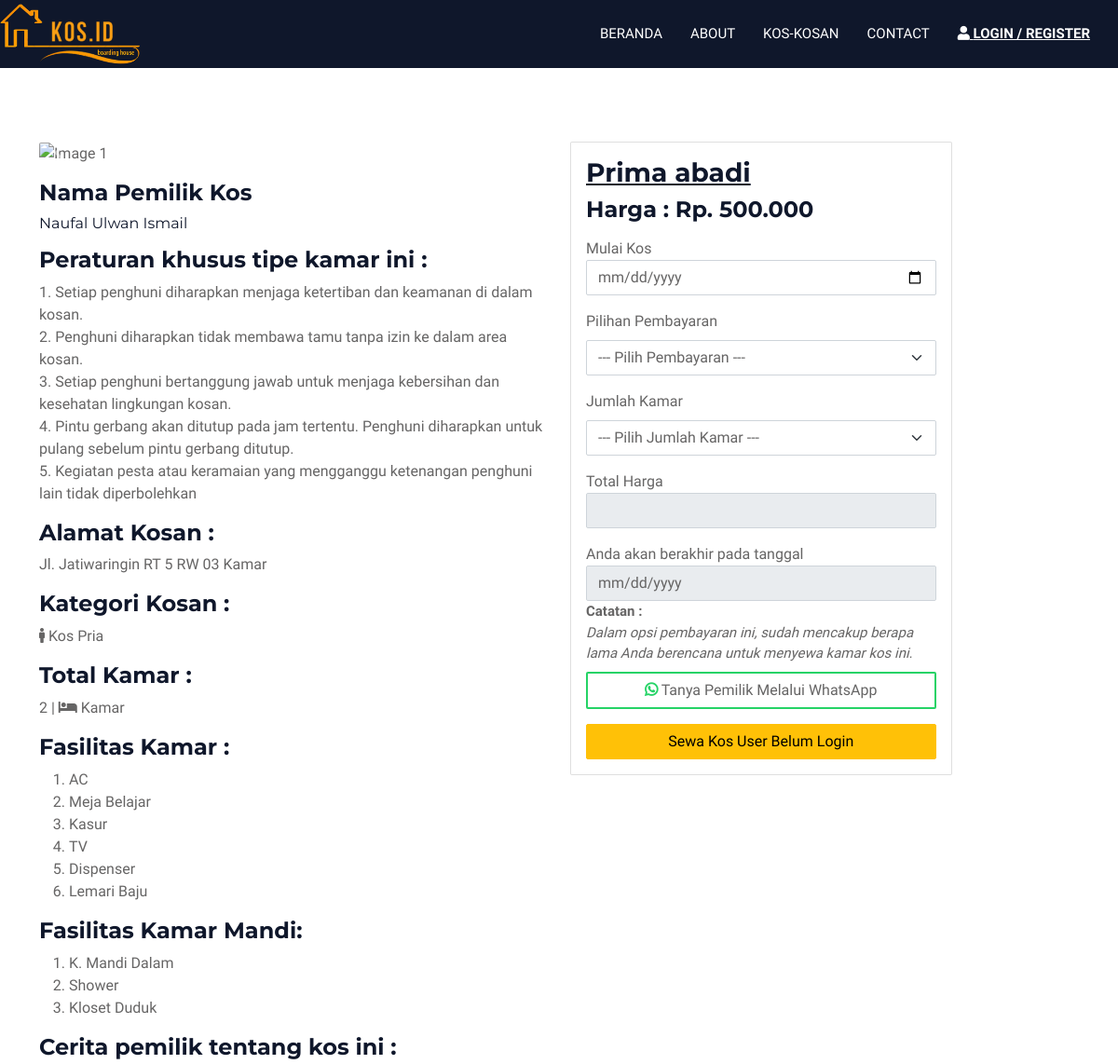
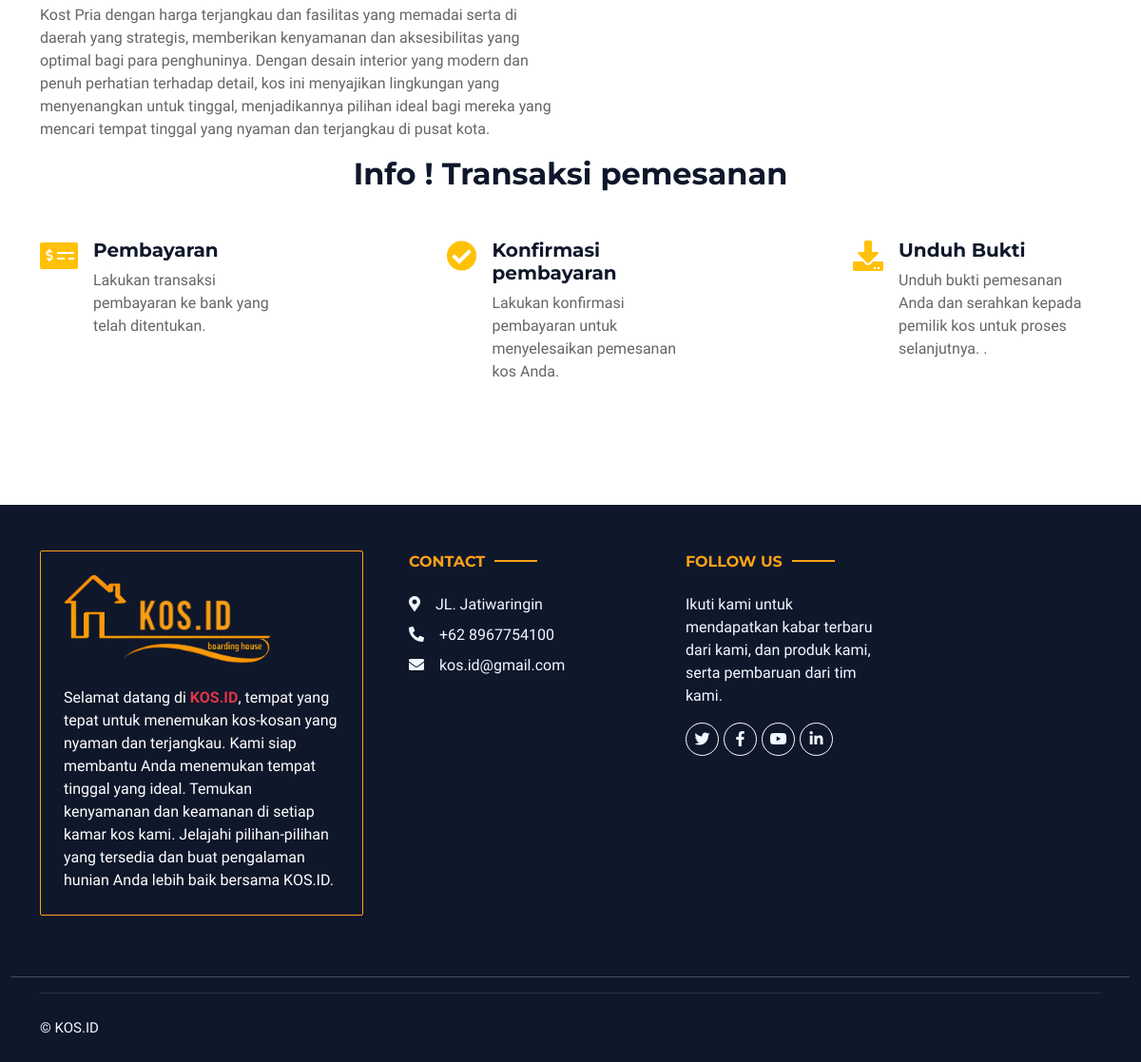
Page /pages/Detail_kos/index/2 on the committed database (2 pictures, top to bottom).
### tables this page shows
CREATE TABLE `kos` (
  `id` int(11) NOT NULL,
  `user_id` int(11) NOT NULL,
  `nama_kos` varchar(255) NOT NULL,
  `kategori` varchar(50) NOT NULL,
  `fasilitas_kamar` text NOT NULL,
  `fasilitas_kamar_mandi` text NOT NULL,
  `jumlah_kamar` int(11) NOT NULL,
  `harga` int(11) NOT NULL,
  `peraturan` text DEFAULT NULL,
  `deskripsi` text DEFAULT NULL,
  `alamat_kos` varchar(255) NOT NULL,
  `nomor_rekening` varchar(50) DEFAULT NULL,
  `bank` varchar(50) DEFAULT NULL,
  `foto_kos_1` varchar(255) DEFAULT NULL,
  `foto_kos_2` varchar(255) DEFAULT NULL,
  `foto_kos_3` varchar(255) DEFAULT NULL,
  `foto_kos_4` varchar(255) DEFAULT NULL,
  `foto_kos_5` varchar(255) DEFAULT NULL,
  `tanggal_buka` timestamp NOT NULL DEFAULT current_timestamp() ON UPDATE current_timestamp()
);

CREATE TABLE `user` (
  `id` int(11) NOT NULL,
  `nomor_ktp` varchar(20) NOT NULL,
  `nama_lengkap` varchar(255) NOT NULL,
  `jenis_kelamin` varchar(10) DEFAULT NULL,
  `no_telpon` varchar(15) DEFAULT NULL,
  `alamat_lengkap` text DEFAULT NULL,
  `email` varchar(255) DEFAULT NULL,
  `username` varchar(50) NOT NULL,
  `password` varchar(255) NOT NULL,
  `role` varchar(20) DEFAULT NULL
);

### application/controllers/pages/Detail_kos.php (called while the page is built, shortened)
<?php
class Detail_kos extends CI_Controller
{
    public function index($id)
    {
        $data['kos_detail'] = $this->model_kos->get_kos_by_id($id);
        $username = $this->session->userdata('username');
        $user_data = $this->model_user->getUserIDByUsername($username);
        $data['user_id'] = $user_data['id'];
		$data['jenis_kelamin'] = $user_data['jenis_kelamin'];
        $dataa['kos_home'] = $this->model_kos->get_kos_home();
        $this->load->view('templates/header');
        $this->load->view('templates/navbar');
        $this->load->view('detail_kos', $data, $dataa);
        $this->load->view('templates/footer');
        $this->load->view('templates/script');
    }
}

### index.php (called while the page is built, shortened)
<?php
require_once BASEPATH.'core/CodeIgniter.php';

### application/models/model_kos.php (called while the page is built, shortened)
<?php
class Model_kos extends CI_Model
{
    public function get_kos_by_id($id)
    {
        $this->db->select('User.id AS user_id, User.username, User.nama_lengkap, User.no_telpon, Kos.id AS kos_id, Kos.nama_kos, Kos.nomor_rekening, Kos.bank, Kos.alamat_kos, Kos.kategori, Kos.fasilitas_kamar, Kos.fasilitas_kamar_mandi, Kos.jumlah_kamar, Kos.harga, Kos.peraturan, Kos.deskripsi, Kos.foto_kos_1, Kos.foto_kos_2, Kos.foto_kos_3, Kos.foto_kos_4, Kos.foto_kos_5, kos.id');
        $this->db->from('User');
        $this->db->join('Kos', 'User.id = Kos.user_id');
        $this->db->where('Kos.id', $id);
        $query = $this->db->get();
        return $query->result();
    }
    public function get_kos_home()
    {
        $this->db->select('User.id AS user_id, User.username, Kos.id AS kos_id, Kos.nama_kos, Kos.alamat_kos, Kos.kategori, Kos.fasilitas_kamar, Kos.fasilitas_kamar_mandi, Kos.jumlah_kamar, Kos.harga, Kos.peraturan, Kos.deskripsi, Kos.alamat_kos, Kos.foto_kos_1, Kos.foto_kos_2, Kos.foto_kos_3, Kos.foto_kos_4, Kos.foto_kos_5, Kos.id AS kos_id');
        $this->db->from('User');
        $this->db->join('Kos', 'User.id = Kos.user_id');
        $query = $this->db->get();
        return $query->result();
    }
}

### application/views/detail_kos.php (the view, shortened to what this page needs)
<div class="container detail_kos pt-5">
    <div class="row">
        <div class="col-md-6">
            <div id="photoSlider" class="carousel slide" data-bs-ride="carousel">
                <ol class="carousel-indicators">
                    <li data-bs-target="#photoSlider" data-bs-slide-to="0" class="active" style="cursor: pointer;"></li>
                    <li data-bs-target="#photoSlider" data-bs-slide-to="1" style="cursor: pointer;"></li>
                    <li data-bs-target="#photoSlider" data-bs-slide-to="2" style="cursor: pointer;"></li>
                    <li data-bs-target="#photoSlider" data-bs-slide-to="3" style="cursor: pointer;"></li>
                    <li data-bs-target="#photoSlider" data-bs-slide-to="4" style="cursor: pointer;"></li>
                </ol>
                <div class="carousel-inner rounded float-left">
                    <?php foreach ($kos_detail as $kd): ?>
                        <div class="carousel-item active">
                        </div>
                    <?php endforeach; ?>
                    <?php foreach ($kos_detail as $kd): ?>
                        <div class="carousel-item">
                            <img class="img-fluid rounded w-100"
                                src="<?= base_url() . 'uploads/' . 'foto_kosan' . '/' . $kd->foto_kos_2; ?>"
                                class="d-block w-100" alt="Image 1">
                        </div>
                    <?php endforeach; ?>
                    <?php foreach ($kos_detail as $kd): ?>
                        <div class="carousel-item">
                            <img class="img-fluid rounded w-100"
                                src="<?= base_url() . 'uploads/' . 'foto_kosan' . '/' . $kd->foto_kos_3; ?>"
                                class="d-block w-100" alt="Image 1">
                        </div>
                    <?php endforeach; ?>
                    <?php foreach ($kos_detail as $kd): ?>
                        <div class="carousel-item">
                            <img class="img-fluid rounded w-100"
                                src="<?= base_url() . 'uploads/' . 'foto_kosan' . '/' . $kd->foto_kos_4; ?>"
                                class="d-block w-100" alt="Image 1">
                        </div>
                    <?php endforeach; ?>
                    <?php foreach ($kos_detail as $kd): ?>
                        <div class="carousel-item">
                            <img class="img-fluid rounded w-100"
                                src="<?= base_url() . 'uploads/' . 'foto_kosan' . '/' . $kd->foto_kos_5; ?>"
                                class="d-block w-100" alt="Image 1">
                        </div>
                    <?php endforeach; ?>
                </div>
                <a class="carousel-control-prev" href="#photoSlider" role="button" data-bs-slide="prev">
                    <span class="carousel-control-prev-icon" aria-hidden="true"></span>
                </a>
                <a class="carousel-control-next" href="#photoSlider" role="button" data-bs-slide="next">
                    <span class="carousel-control-next-icon" aria-hidden="true"></span>
                </a>
            </div>
            <blockquote class="default mb-3 mt-3">
                <h4>Nama Pemilik Kos</h4>
                <?php foreach ($kos_detail as $kd): ?>
                    <h6 class="text-capitalize fw-normal">
                        <?= nl2br($kd->nama_lengkap); ?>
                    </h6>
                <?php endforeach; ?>
                <?php foreach ($kos_detail as $kd): ?>
                    <h6 class="text-capitalize fw-normal d-none">
                        Id pemilik :
                        <?= nl2br($kd->user_id); ?>
                    </h6>
                <?php endforeach; ?>
            </blockquote>
            <blockquote class="default mb-3 mt-3">
                <h4>Peraturan khusus tipe kamar ini :</h4>
                <?php foreach ($kos_detail as $kd): ?>
                    <?= nl2br($kd->peraturan); ?>
                <?php endforeach; ?>
            </blockquote>
            <blockquote class="default mb-3">
                <h4>Alamat Kosan :</h4>
                <?php foreach ($kos_detail as $kd): ?>
                    <?= nl2br($kd->alamat_kos); ?> Kamar
                <?php endforeach; ?>
            </blockquote>
            <blockquote class="default mb-3">
                <h4>Kategori Kosan :</h4>
                <?php foreach ($kos_detail as $kd): ?>
                    <?php if ($kd->kategori == 'Pria'): ?>
                        <i class="fas fa-male"></i>
                        <?= 'Kos ' . nl2br($kd->kategori); ?>
                    <?php endif; ?>
                <?php endforeach; ?>
            </blockquote>
            <blockquote class="default mb-3">
                <h4>Total Kamar :</h4>
                <?php foreach ($kos_detail as $kd): ?>
                    <?= nl2br($kd->jumlah_kamar); ?> | <i class="fas fa-bed"></i> Kamar
                <?php endforeach; ?>
            </blockquote>
            <blockquote class="default mb-3">
                <h4>Fasilitas Kamar :</h4>
                <ol>
                    <?php foreach ($kos_detail as $kd): ?>
                        <?php $fasilitas_kamar = explode(', ', $kd->fasilitas_kamar); ?>
                        <?php foreach ($fasilitas_kamar as $fasilitas): ?>
                            <li>
                                <?= $fasilitas; ?>
                            </li>
                        <?php endforeach; ?>
                    <?php endforeach; ?>
                </ol>
            </blockquote>
            <blockquote class="default mb-3">
                <h4>Fasilitas Kamar Mandi:</h4>
                <ol>
                    <?php foreach ($kos_detail as $kd): ?>
                        <?php $fasilitas_kamar_mandi = explode(', ', $kd->fasilitas_kamar_mandi); ?>
                        <?php foreach ($fasilitas_kamar_mandi as $fasilitas): ?>
                            <li>
                                <?= $fasilitas; ?>
                            </li>
                        <?php endforeach; ?>
                    <?php endforeach; ?>
                </ol>
            </blockquote>
            <blockquote class="default mb-3">
                <h4>Cerita pemilik tentang kos ini :</h4>
                <?php foreach ($kos_detail as $kd): ?>
                    <?php
                    $textFromDatabase = $kd->deskripsi;
                    $processedText = nl2br($textFromDatabase);
                    ?>
                    <p>
                        <?= $processedText ?>
                    </p>
                <?php endforeach; ?>
            </blockquote>
        </div>
        <div class="col-md-6">
            <div class="card w-75">
                <div class="card-body">
                    <h3 class="card-title">
                        <u>
                            <?php foreach ($kos_detail as $kd): ?>
                                <?= $kd->nama_kos; ?>
                            <?php endforeach; ?>
                        </u>
                    </h3>
                    <h4 class="card-text font-weight-bold" id="harga_perbulan">
                        Harga : Rp.
                        <?php foreach ($kos_detail as $kd): ?>
                            <?php $formatted_number = $kd->harga;
                            $title_harga = number_format($formatted_number, 0, ',', '.');
                            echo $title_harga;
                            ?>
                        <?php endforeach; ?>
                    </h4>
                    <form action="<?= base_url('pages/kos/Sewa_kos/tambah_kos') ?>" method="post">
                        <div class="form-group mt-3">
                            <label for="startDate">Mulai Kos</label>
                            <input type="date" class="form-control" id="startDate" aria-describedby="emailHelp"
                                name="tanggal_checkin" required>
                        </div>
                        <div class="form-group w-100 mt-3">
                            <label for="paymentOption" class="mb-2">Pilihan Pembayaran</label> <br>
                            <select class="form-select" id="paymentOption" onchange="hitungTotalHarga()"
                                name="durasi_sewa" required>
                                <option selected value="">--- Pilih Pembayaran ---</option>
                            </select>
                        </div>
                        <div class="form-group w-100 mt-3">
                            <label for="jumlah_kamar" class="mb-2">Jumlah Kamar</label>
                            <select class="form-select" id="jumlah_kamar" name="jumlah_kamar"
                                onchange="hitungTotalHarga()" required>
                                <option selected value="">--- Pilih Jumlah Kamar ---</option>
                            </select>
                        </div>
                        <div class="form-group mt-3">
                            <label for="totalPriceInput">Total Harga</label>
                            <input type="text" class="form-control" id="totalPriceInput" name="total_harga" readonly>
                        </div>
                        <div class="form-group mt-3">
                            <label for="tanggalBerakhirInput">Anda akan berakhir pada tanggal</label>
                            <input type="date" class="form-control" id="tanggalBerakhirInput" name="tanggal_berakhir"
                                readonly>
                        </div>
                            <?php foreach ($kos_detail as $kd): ?>
                                <input type="text" class="form-control" id="pemilik_id" name="pemilik_id"
                                value="<?=$kd->user_id ?>" readonly>
                            <?php endforeach; ?>
                        <label for="paymentOption" class="mb-2 text-bg-danger" style="font-size: 15px;"><b> Catatan
                                :</b> <br> <i> Dalam opsi pembayaran ini, sudah mencakup berapa lama Anda berencana
                                untuk menyewa kamar kos ini. </i></label> <br>
                        <?php if ($kd->user_id !== $user_id): ?>
                            <a href="https://wa.me/<?= $kd->no_telpon ?>"
                                class="btn btn-detail-contact text-capitalize w-100">
                                <i class="fab fa-whatsapp icon-detail-contact"></i> Tanya Pemilik Melalui WhatsApp
                            </a>
                        <?php endif; ?>
                        <?php if ($user_id === NULL): ?>
                            <button type="submit" class="w-100 btn btn-warning mt-3 text-capitalize">Sewa
                                Kos User Belum login</button>
                        <?php endif; ?>
                    </form>
                </div>
            </div>
        </div>
    </div>
    <div class="row justify-content-between">
        <h2 class="mb-5 text-center">Info ! Transaksi pemesanan</h2>
        <div class="col-md-3 d-flex align-items-start justify-content-between">
            <h2>
                <i class="fas fa-money-check-alt pe-3 text-warning "></i>
            </h2>
            <div class="card border-0">
                <h5>Pembayaran</h5>
                <p>Lakukan transaksi pembayaran ke bank yang telah ditentukan.</p>
            </div>
        </div>
        <div class="col-md-3 d-flex align-items-start justify-content-between">
            <h2>
                <i class="fas fa-check-circle pe-3 text-warning"></i>
            </h2>
            <div class="card border-0">
                <h5>Konfirmasi pembayaran</h5>
                <p>Lakukan konfirmasi pembayaran untuk menyelesaikan pemesanan kos Anda.</p>
            </div>
        </div>
        <div class="col-md-3 d-flex align-items-start justify-content-between">
            <h2>
                <i class="fas fa-download pe-3 text-warning"></i>
            </h2>
            <div class="card border-0">
                <h5>Unduh Bukti</h5>
                <p>Unduh bukti pemesanan Anda dan serahkan kepada pemilik kos untuk proses selanjutnya.
                    .</p>
            </div>
        </div>
    </div>
</div>

### rows in the picture
kos: user.nama_lengkap "Naufal Ulwan Ismail", peraturan "1. Setiap penghuni diharapkan menjaga ketertiban dan keamanan di dalam kosan. 2. Penghuni diharapkan tidak membawa tamu tanpa izin ke dalam area kosan. 3. Setiap penghuni bertanggung jawab untuk menjaga kebersihan dan kesehatan lingkungan kosan. 4. Pintu gerbang akan ditutup pada jam tertentu. Penghuni diharapkan untuk pulang sebelum pintu gerbang ditutup. 5. Kegiatan pesta atau keramaian yang mengganggu ketenangan penghuni lain tidak diperbolehkan", alamat_kos "Jl. Jatiwaringin RT 5 RW 03", kategori "Pria", jumlah_kamar "2", fasilitas_kamar "AC", fasilitas_kamar "Meja Belajar", fasilitas_kamar "Kasur", fasilitas_kamar "TV", fasilitas_kamar "Dispenser", fasilitas_kamar "Lemari Baju", fasilitas_kamar_mandi "K. Mandi Dalam", fasilitas_kamar_mandi "Shower", fasilitas_kamar_mandi "Kloset Duduk", deskripsi "Kost Pria dengan harga terjangkau dan fasilitas yang memadai serta di daerah yang strategis, memberikan kenyamanan dan aksesibilitas yang optimal bagi para penghuninya. Dengan desain interior yang modern dan penuh perhatian terhadap detail, kos ini menyajikan lingkungan yang menyenangkan untuk tinggal, menjadikannya pilihan ideal bagi mereka yang mencari tempat tinggal yang nyaman dan terjangkau di pusat kota.", nama_kos "Prima abadi", harga "500.000"
